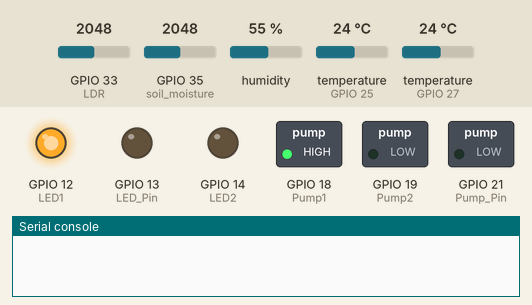
Simulated run of this program. Board: ESP32 board running MicroPython. On the bench: switched loads named in the program (green lamp = pin HIGH), output pins drawn as LEDs (lit = HIGH), the last lines printed to the serial console. The inputs (shaded band) are chosen by the test bench; at power-on: GPIO 33 (LDR) = 2048, GPIO 35 (soil_moisture) = 2048, humidity 55 %, temperature (sensors on GPIO 25, GPIO 27) 24 °C (analog values on the 0–4095 scale). WiFi joins after 1.5 s; requests to the public web service named in the program get a made-up reply in its usual format after 0.4 s (London, UTC, broken clouds, 64 % humidity, 1013 hPa unless stated); web requests get an empty 200 reply after 0.4 s.

Above: at 0.1 s.
At 15.1 s:
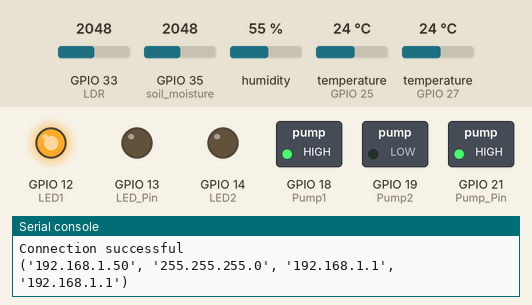
Timing chart, 0 to 16.6 s (numbered marks = the images above):
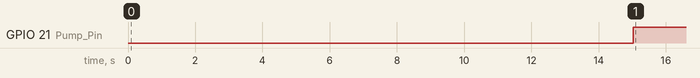

Measured:
- by itself, GPIO 21 (Pump_Pin): LOW → HIGH at 15.0 s

The program:

main.py
```python
from machine import Pin,ADC # type: ignore
from time import sleep
import dht # type: ignore
import requests as urequests
import requests
import time, network,machine,onewire, ds18x20 # type: ignore

#sensor = dht.DHT22(Pin(14))
sensor = dht.DHT11(Pin(27))
soil_moisture = ADC(Pin(35))

#pins to regulate pump through driver
Pump_Pin=Pin(21,Pin.OUT)
Pump1=Pin(18,Pin.OUT)
Pump2=Pin(19,Pin.OUT)
Pump1.value(1)
Pump2.value(0)

#pins to regulate LED through driver
LED_Pin=Pin(13,Pin.OUT)
LED1=Pin(12,Pin.OUT)
LED2=Pin(14,Pin.OUT)
LED1.value(1)
LED2.value(0)

#initial dummy values
LDR_value=1000
LDR_status=0
moisture=100
pump_status=0

max_moisture=4095
soil_moisture.atten(ADC.ATTN_11DB)       #Full range: 3.3v
soil_moisture.width(ADC.WIDTH_12BIT)     #range 0 to 4095

soil_temp_sensor = ds18x20.DS18X20(onewire.OneWire(Pin(25)))
sts_devices = soil_temp_sensor.scan()
# Initialize the ADC (Analog to Digital Converter) for the LDR pin
LDR = ADC(Pin(33))
LDR.atten(ADC.ATTN_11DB)

HTTP_HEADERS = {'Content-Type': 'application/json'}
THINGSPEAK_WRITE_API_KEY = '********'

UPDATE_TIME_INTERVAL = 15000  # in ms
last_update = time.ticks_ms()

ssid = 'abcd'
password = ''

def connect_wifi(ssid, password):
    #Connect to your network
    station = network.WLAN(network.STA_IF)
    station.active(True)
    station.connect(ssid, password)
    while station.isconnected() == False:
        pass
    print('Connection successful')
    print(station.ifconfig())

def send_message(phone_number, api_key, message):
    #set your host URL
    url = 'https://api.callmebot.com/whatsapp.php?phone='+phone_number+'&text='+message+'&apikey='+api_key

    response = requests.post(url)
    #check if it was successful
    if response.status_code == 200:
        print('Success!')
    else:
        print('Error')
        print(response.text)

phone_number = '+9*********'
api_key = '********'

connect_wifi(ssid,password)
while True:
    if time.ticks_ms() - last_update >= UPDATE_TIME_INTERVAL:
        try:
            if LDR_value<500:#Previously led was on or off?
                LDR_value=4095-LDR.read()
                if LDR_value>500:
                    LDR_status=0
                    LED_Pin.value(0)
                    message = "LED%20has%20been%20turned%20off!%20"
                    send_message(phone_number,api_key,message)
            else:
                LDR_value=4095-LDR.read()
                if LDR_value<500:
                    LDR_status=1
                    LED_Pin.value(1)
                    message = "LED%20has%20been%20turned%20on!%20"
                    send_message(phone_number,api_key,message)
            if moisture>=50:#Previously pump was on or off?
                moisture= (max_moisture-soil_moisture.read())*100/max_moisture
                if moisture<=50:
                    Pump_Pin.value(1)
                    pump_status=1
                    message = "Water%20Pump%20has%20been%20turned%20on!%20"
                    send_message(phone_number,api_key,message)
            else:
                moisture= (max_moisture-soil_moisture.read())*100/max_moisture
                if moisture>=50:
                    Pump_Pin.value(0)
                    pump_status=0
                    message = "Water%20Pump%20has%20been%20turned%20off!%20"
                    send_message(phone_number,api_key,message)
            last_update = time.ticks_ms()
            sensor.measure()
            temp = sensor.temperature()
            hum = sensor.humidity()
            soil_temp_sensor.convert_temp()
            soil_temp=soil_temp_sensor.read_temp(sts_devices[0])
            print('Soil temperature : ',soil_temp,' C')
            print('Soil moisture : ',moisture)
            print(f'LDR reading: {LDR_value}')
            print('Temperature: %3.1f C' %temp)
            print('Humidity: %3.1f %%' %hum)
        except OSError as e:
            print('Failed to read sensor.')
        time.sleep(1)
        readings = {'field2':temp, 'field3':hum,'field4':pump_status,'field5':LDR_status,'field6':soil_temp}
        request = urequests.post( 'http://api.thingspeak.com/update?api_key=' + THINGSPEAK_WRITE_API_KEY,
                                 json = readings, headers = HTTP_HEADERS )
        request.close()
        print(readings)
```
